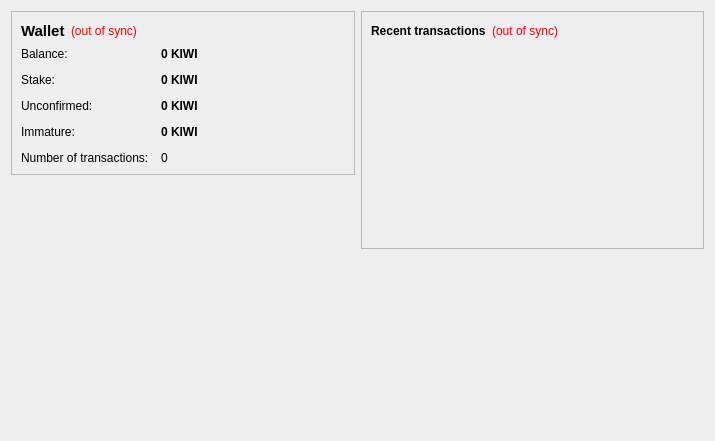
<?xml version="1.0" encoding="UTF-8"?>
<ui version="4.0">
 <class>OverviewPage</class>
 <widget class="QWidget" name="OverviewPage">
  <property name="geometry">
   <rect>
    <x>0</x>
    <y>0</y>
    <width>715</width>
    <height>441</height>
   </rect>
  </property>
  <property name="windowTitle">
   <string>Form</string>
  </property>
  <layout class="QHBoxLayout" name="horizontalLayout" stretch="1,1">
   <item>
    <layout class="QVBoxLayout" name="verticalLayout_2">
     <item>
      <widget class="QFrame" name="frame">
       <property name="frameShape">
        <enum>QFrame::StyledPanel</enum>
       </property>
       <property name="frameShadow">
        <enum>QFrame::Raised</enum>
       </property>
       <layout class="QVBoxLayout" name="verticalLayout_4">
        <item>
         <layout class="QHBoxLayout" name="horizontalLayout_4">
          <item>
           <widget class="QLabel" name="label_5">
            <property name="font">
             <font>
              <pointsize>11</pointsize>
              <weight>75</weight>
              <bold>true</bold>
             </font>
            </property>
            <property name="text">
             <string>Wallet</string>
            </property>
           </widget>
          </item>
          <item>
           <widget class="QLabel" name="labelWalletStatus">
            <property name="toolTip">
             <string>The displayed information may be out of date. Your wallet automatically synchronizes with the KiwiCoin network after a connection is established, but this process has not completed yet.</string>
            </property>
            <property name="styleSheet">
             <string notr="true">QLabel { color: red; }</string>
            </property>
            <property name="text">
             <string notr="true">(out of sync)</string>
            </property>
            <property name="alignment">
             <set>Qt::AlignLeading|Qt::AlignLeft|Qt::AlignVCenter</set>
            </property>
           </widget>
          </item>
          <item>
           <spacer name="horizontalSpacer_2">
            <property name="orientation">
             <enum>Qt::Horizontal</enum>
            </property>
            <property name="sizeHint" stdset="0">
             <size>
              <width>40</width>
              <height>20</height>
             </size>
            </property>
           </spacer>
          </item>
         </layout>
        </item>
        <item>
         <layout class="QFormLayout" name="formLayout_2">
          <property name="fieldGrowthPolicy">
           <enum>QFormLayout::AllNonFixedFieldsGrow</enum>
          </property>
          <property name="horizontalSpacing">
           <number>12</number>
          </property>
          <property name="verticalSpacing">
           <number>12</number>
          </property>
          <item row="0" column="0">
           <widget class="QLabel" name="label">
            <property name="text">
             <string>Balance:</string>
            </property>
           </widget>
          </item>
          <item row="0" column="1">
           <widget class="QLabel" name="labelBalance">
            <property name="font">
             <font>
              <weight>75</weight>
              <bold>true</bold>
             </font>
            </property>
            <property name="cursor">
             <cursorShape>IBeamCursor</cursorShape>
            </property>
            <property name="toolTip">
             <string>Your current balance</string>
            </property>
            <property name="text">
             <string notr="true">0 KIWI</string>
            </property>
            <property name="textInteractionFlags">
             <set>Qt::LinksAccessibleByMouse|Qt::TextSelectableByKeyboard|Qt::TextSelectableByMouse</set>
            </property>
           </widget>
          </item>
          <item row="1" column="0">
           <widget class="QLabel" name="label_6">
            <property name="text">
             <string>Stake:</string>
            </property>
           </widget>
          </item>
          <item row="1" column="1">
           <widget class="QLabel" name="labelStake">
            <property name="font">
             <font>
              <weight>75</weight>
              <bold>true</bold>
             </font>
            </property>
            <property name="cursor">
             <cursorShape>IBeamCursor</cursorShape>
            </property>
            <property name="toolTip">
             <string>Total of coins that was staked, and do not yet count toward the current balance</string>
            </property>
            <property name="text">
             <string notr="true">0 KIWI</string>
            </property>
            <property name="textInteractionFlags">
             <set>Qt::LinksAccessibleByMouse|Qt::TextSelectableByKeyboard|Qt::TextSelectableByMouse</set>
            </property>
           </widget>
          </item>
          <item row="2" column="0">
           <widget class="QLabel" name="label_3">
            <property name="text">
             <string>Unconfirmed:</string>
            </property>
           </widget>
          </item>
          <item row="2" column="1">
           <widget class="QLabel" name="labelUnconfirmed">
            <property name="font">
             <font>
              <weight>75</weight>
              <bold>true</bold>
             </font>
            </property>
            <property name="cursor">
             <cursorShape>IBeamCursor</cursorShape>
            </property>
            <property name="toolTip">
             <string>Total of transactions that have yet to be confirmed, and do not yet count toward the current balance</string>
            </property>
            <property name="text">
             <string notr="true">0 KIWI</string>
            </property>
            <property name="textInteractionFlags">
             <set>Qt::LinksAccessibleByMouse|Qt::TextSelectableByKeyboard|Qt::TextSelectableByMouse</set>
            </property>
           </widget>
          </item>
          <item row="3" column="0">
           <widget class="QLabel" name="labelImmatureText">
            <property name="text">
             <string>Immature:</string>
            </property>
           </widget>
          </item>
          <item row="3" column="1">
           <widget class="QLabel" name="labelImmature">
            <property name="font">
             <font>
              <weight>75</weight>
              <bold>true</bold>
             </font>
            </property>
            <property name="toolTip">
             <string>Mined balance that has not yet matured</string>
            </property>
            <property name="text">
             <string notr="true">0 KIWI</string>
            </property>
            <property name="textInteractionFlags">
             <set>Qt::LinksAccessibleByMouse|Qt::TextSelectableByKeyboard|Qt::TextSelectableByMouse</set>
            </property>
           </widget>
          </item>
          <item row="4" column="0">
           <widget class="QLabel" name="label_2">
            <property name="text">
             <string>Number of transactions:</string>
            </property>
           </widget>
          </item>
          <item row="4" column="1">
           <widget class="QLabel" name="labelNumTransactions">
            <property name="toolTip">
             <string>Total number of transactions in wallet</string>
            </property>
            <property name="text">
             <string notr="true">0</string>
            </property>
           </widget>
          </item>
         </layout>
        </item>
       </layout>
      </widget>
     </item>
     <item>
      <spacer name="verticalSpacer">
       <property name="orientation">
        <enum>Qt::Vertical</enum>
       </property>
       <property name="sizeHint" stdset="0">
        <size>
         <width>20</width>
         <height>40</height>
        </size>
       </property>
      </spacer>
     </item>
     <item>
      <widget class="QLabel" name="label_6">
       <property name="text">
        <string/>
       </property>
       <property name="pixmap">
        <pixmap resource="../bitcoin.qrc">:/images/backg</pixmap>
       </property>
       <property name="scaledContents">
        <bool>false</bool>
       </property>
       <property name="alignment">
        <set>Qt::AlignCenter</set>
       </property>
       <property name="margin">
        <number>-2</number>
       </property>
      </widget>
     </item>
    </layout>
   </item>
   <item>
    <layout class="QVBoxLayout" name="verticalLayout_3">
     <item>
      <widget class="QFrame" name="frame_2">
       <property name="frameShape">
        <enum>QFrame::StyledPanel</enum>
       </property>
       <property name="frameShadow">
        <enum>QFrame::Raised</enum>
       </property>
       <layout class="QVBoxLayout" name="verticalLayout">
        <item>
         <layout class="QHBoxLayout" name="horizontalLayout_2">
          <item>
           <widget class="QLabel" name="label_4">
            <property name="text">
             <string>&lt;b&gt;Recent transactions&lt;/b&gt;</string>
            </property>
           </widget>
          </item>
          <item>
           <widget class="QLabel" name="labelTransactionsStatus">
            <property name="toolTip">
             <string>The displayed information may be out of date. Your wallet automatically synchronizes with the KiwiCoin network after a connection is established, but this process has not completed yet.</string>
            </property>
            <property name="styleSheet">
             <string notr="true">QLabel { color: red; }</string>
            </property>
            <property name="text">
             <string notr="true">(out of sync)</string>
            </property>
            <property name="alignment">
             <set>Qt::AlignRight|Qt::AlignTrailing|Qt::AlignVCenter</set>
            </property>
           </widget>
          </item>
          <item>
           <spacer name="horizontalSpacer">
            <property name="orientation">
             <enum>Qt::Horizontal</enum>
            </property>
            <property name="sizeHint" stdset="0">
             <size>
              <width>40</width>
              <height>20</height>
             </size>
            </property>
           </spacer>
          </item>
         </layout>
        </item>
        <item>
         <widget class="QListView" name="listTransactions">
          <property name="styleSheet">
           <string notr="true">QListView { background: transparent; }</string>
          </property>
          <property name="frameShape">
           <enum>QFrame::NoFrame</enum>
          </property>
          <property name="verticalScrollBarPolicy">
           <enum>Qt::ScrollBarAlwaysOff</enum>
          </property>
          <property name="horizontalScrollBarPolicy">
           <enum>Qt::ScrollBarAlwaysOff</enum>
          </property>
          <property name="selectionMode">
           <enum>QAbstractItemView::NoSelection</enum>
          </property>
         </widget>
        </item>
       </layout>
      </widget>
     </item>
     <item>
      <spacer name="verticalSpacer_2">
       <property name="orientation">
        <enum>Qt::Vertical</enum>
       </property>
       <property name="sizeHint" stdset="0">
        <size>
         <width>20</width>
         <height>40</height>
        </size>
       </property>
      </spacer>
     </item>
    </layout>
   </item>
  </layout>
 </widget>
 <resources>
  <include location="../bitcoin.qrc"/>
 </resources>
 <connections/>
</ui>
